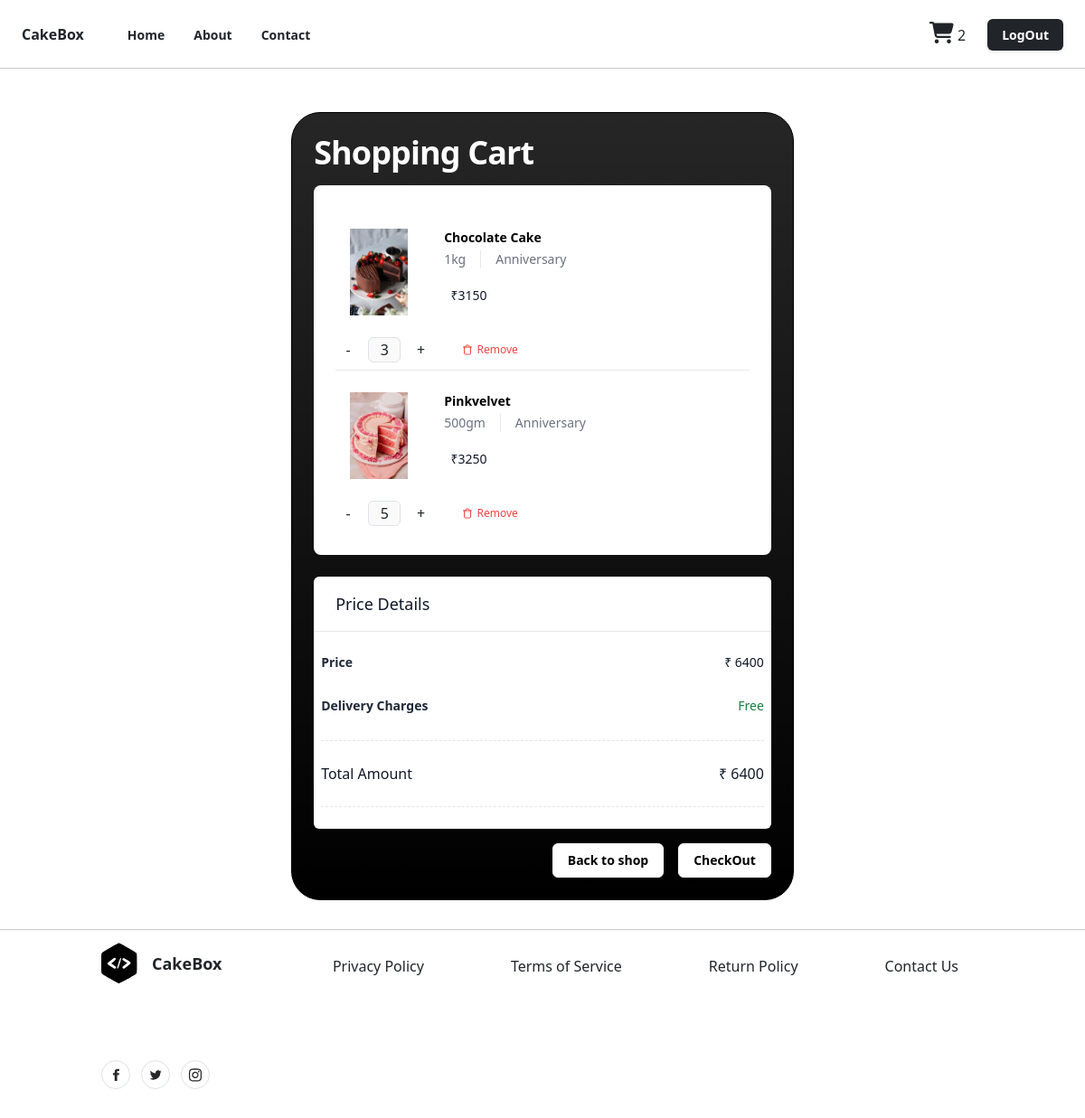
/cakes/basket/items/all/ (signed in), run on the app's committed database.
### shop/models.py (models this page shows, shortened)
class BasketItem(models.Model):
    cake_varient_object=models.ForeignKey(CakeVarient,on_delete=models.CASCADE,related_name="cakevarient")
    qty=models.PositiveIntegerField(default=1)
    basket_object=models.ForeignKey(Basket,on_delete=models.CASCADE,related_name="cartitem")
    occasion_object=models.ForeignKey(Occasion,on_delete=models.CASCADE,null=True)
    is_order_placed=models.BooleanField(default=False)
    created_date=models.DateTimeField(auto_now_add=True)
    updated_date=models.DateTimeField(auto_now=True)
    is_active=models.BooleanField(default=True)
    @property
    def item_total(self):
        return self.qty*self.cake_varient_object.price

class CakeVarient(models.Model):
    cake_object=models.ForeignKey(Cake,on_delete=models.CASCADE,related_name='cakeitem')
    flavour_object=models.ForeignKey(Flavour,on_delete=models.CASCADE,)
    category_object=models.ForeignKey(Category,on_delete=models.CASCADE,name="cakecategory")
    image=models.ImageField(upload_to="cake_images",default="default.jpg",null=True,blank=True)
    shape_options=(
        ("Round","Round"),
        ("Square","Square"),
        ("Rectangle","Rectangle"),
        ("Heart","Heart"),
        ("Custom","Custom"),
   )
    shape=models.CharField(max_length=150,choices=shape_options,default="custom")
    weight_options=(
        ("250gm","250gm"),
        ("500gm","500gm"),
        ("1kg","1kg"),
        ("2kg","2kg"),
        ("Custom","Custom"),
    )
    weight=models.CharField(max_length=150,choices=weight_options,default="500")
    price=models.PositiveIntegerField()
    created_date=models.DateTimeField(auto_now_add=True)
    updated_date=models.DateTimeField(auto_now=True)
    is_active=models.BooleanField(default=True)

class Cake(models.Model):
    name=models.CharField(max_length=150,unique=True)
    occasion_object=models.ManyToManyField(Occasion)
    created_date=models.DateTimeField(auto_now_add=True)
    updated_date=models.DateTimeField(auto_now=True)
    is_active=models.BooleanField(default=True)

class Occasion(models.Model):
    occasion_name=models.CharField(max_length=150,unique=True)
    created_date=models.DateTimeField(auto_now_add=True)
    updated_date=models.DateTimeField(auto_now=True)
    is_active=models.BooleanField(default=True)

class Basket(models.Model):
    owner=models.OneToOneField(User,on_delete=models.CASCADE,related_name="cart")
    created_date=models.DateTimeField(auto_now_add=True)
    updated_date=models.DateTimeField(auto_now=True)
    is_active=models.BooleanField(default=True)
    @property
    def cart_items(self):
        return self.cartitem.filter(is_order_placed=False)
    @property
    def cart_item_count(self):
        return self.cart_items.count()
    @property
    def basket_total(self):
        basket_items=self.cart_items
        if basket_items:
            total=sum([bi.item_total for bi in basket_items])
            return total
        return 0

### shop/views.py (the view)
# urls.py: path("cakes/basket/items/all/",views.BasketItemListView.as_view(),name="basket-items"),
@method_decorator([signin_required,never_cache],name="dispatch")
class BasketItemListView(View):
    def get(self,request,*args,**kwargs):
        qs=request.user.cart.cartitem.filter(is_order_placed=False)
        return render(request,"cart_list.html",{"data":qs})

### shop/context_processors.py (called while the page is built)
def basket_count(request):
    if request.user.is_authenticated:
        count=request.user.cart.cart_item_count
        return {"cart_count":count}
    else:
        return {"cart_count":0}

### shop/templates/cart_list.html (shortened to what this page needs)
{%extends 'base.html'%}
{%block main_block%}
<div class="mx-auto max-w-7xl px-2 lg:px-0 d-flex ">
  <div class="mx-auto max-w-2xl px-4 py-4 mt-5 lg:max-w-7xl border border-black rounded-5 bg-black bg-gradient">
    <h1 class="text-3xl font-bold tracking-tight text-white mb-3 sm:text-4xl">
      Shopping Cart
    </h1>
      <section aria-labelledby="cart-heading" class="rounded-lg bg-white lg:col-span-8 p-4">
        <ul role="list" class="divide-y divide-gray-200">
          {%for bi in data%}
          <div class="">
            <li class="flex py-6 sm:py-6 ">
              <div class="flex-shrink-0">
                <img src="{{bi.cake_varient_object.image.url}}" alt="No image"
                  class="sm:h-38 sm:w-38 h-24 w-24 rounded-md object-contain object-center" />
              </div>
              <div class="ml-4 flex flex-1 flex-col justify-between sm:ml-6">
                <div class="relative pr-9 sm:grid sm:grid-cols-2 sm:gap-x-6 sm:pr-0">
                  <div>
                    <div class="flex justify-between">
                      <h3 class="text-sm">
                        <a href="#" class="font-semibold text-black">
                          {{bi.cake_varient_object.cake_object.name}}
                        </a>
                      </h3>
                    </div>
                    <div class="mt-1 flex text-sm">
                      <p class="text-sm text-gray-500">{{bi.cake_varient_object.weight}}</p>
                      <p class="ml-4 border-l border-gray-200 pl-4 text-sm text-gray-500">
                        {{bi.occasion_object.occasion_name}}
                      </p>
                    </div>
                    <div class="mt-1 flex items-end">
                      <p class="text-sm font-medium text-gray-900 mt-3">  ₹{{bi.item_total}}</p>
                    </div>
                  </div>
                </div>
              </div>
            </li>
            <div class="mb-2 flex">
              <div class="min-w-24 flex">
                <form action="{%url 'cart-qty' bi.id %}" method="post">
                  {% if bi.qty > 1 %}
                  <button type="submit" class="h-7 w-7  text-dark" name="counterbutton" value="-">
                    -
                  </button>
                  {%endif%}
                  <input type="text" class="mx-1 h-7 w-9 rounded-md border text-center" value="{{bi.qty}}" disabled />
                  <button type="submit" class=" h-7 w-7 items-center justify-center" name="counterbutton" value="+">
                    +
                  </button>
                </form>
              </div>
              <div class="ml-6 flex text-sm">
                <button type="submit" class="flex items-center space-x-1 px-2 py-1 pl-0">
                  <span class="text-xs font-medium text-red-500">
                    <a href="{%url 'basket-item-remove' bi.id %}">Remove</a>
                  </span>
                </button>
              </div>
            </div>
          </div>
          {%endfor%}
    </ul>
    </section>
    <section aria-labelledby="summary-heading" class="mt-16 rounded-md bg-white lg:col-span-4 lg:mt-0 lg:p-0">
      <h2 id="summary-heading"
        class=" border-b border-gray-200 px-4 py-3 text-lg font-medium text-gray-900 sm:p-4 mt-4">
        Price Details
      </h2>
      <div>
        <dl class=" space-y-1 px-2 py-4">
          <div class="flex items-center justify-between">
            <dt class="text-sm text-gray-800">Price</dt>
            <dd class="text-sm font-medium text-gray-900">₹ {{request.user.cart.basket_total}}</dd>
          </div>
          <div class="flex items-center justify-between py-4">
            <dt class="flex text-sm text-gray-800">
              <span>Delivery Charges</span>
            </dt>
            <dd class="text-sm font-medium text-green-700">Free</dd>
          </div>
          <div class="flex items-center justify-between border-y border-dashed py-4 ">
            <dt class="text-base font-medium text-gray-900">Total Amount</dt>
            <dd class="text-base font-medium text-gray-900">₹ {{request.user.cart.basket_total}}</dd>
          </div>
        </dl>
      </div>
    </section>
    <div class="flex justify-end space-x-4">
      <a href="{%url 'index'%}" class=" mt-3 rounded-md bg-white text-black border border-white px-3 py-2 text-sm font-semibold shadow-sm focus-visible:outline focus-visible:outline-2 focus-visible:outline-offset-2 focus-visible:outline-black">Back to shop</a>
      <a href="{%url 'checkout'%}"  class="mt-3 rounded-md bg-white text-black border border-white px-3 py-2 text-sm font-semibold shadow-sm focus-visible:outline focus-visible:outline-2 focus-visible:outline-offset-2 focus-visible:outline-black">CheckOut</a>
    </div>
  </div>
</div>
{%endblock%}

### data on the page
BasketItem: cake_varient_object.image (picture), cake_varient_object.cake_object.name "Chocolate Cake", cake_varient_object.weight "1kg", occasion_object.occasion_name "Anniversary", item_total "3150", qty "3"
BasketItem: cake_varient_object.image (picture), cake_varient_object.cake_object.name "Pinkvelvet", cake_varient_object.weight "500gm", occasion_object.occasion_name "Anniversary", item_total "3250", qty "5"

### other printed values
{{ cart_count }} "2"
{{ request.user.cart.basket_total }} "6400"
